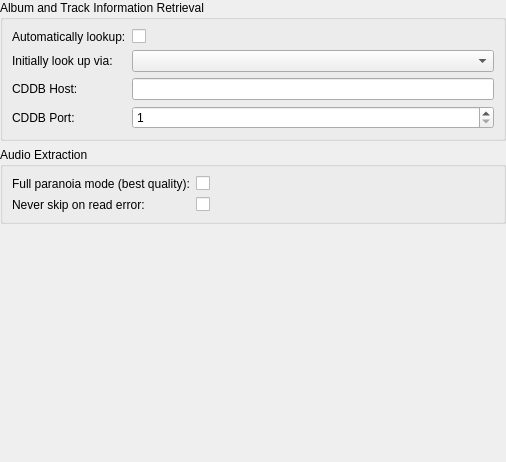
<?xml version="1.0" encoding="UTF-8"?>
<ui version="4.0">
 <class>AudioCdSettings</class>
 <widget class="QWidget" name="AudioCdSettings">
  <property name="geometry">
   <rect>
    <x>0</x>
    <y>0</y>
    <width>506</width>
    <height>462</height>
   </rect>
  </property>
  <layout class="QVBoxLayout" name="verticalLayout">
   <property name="margin">
    <number>0</number>
   </property>
   <item>
    <widget class="QGroupBox" name="groupBox">
     <property name="title">
      <string>Album and Track Information Retrieval</string>
     </property>
     <layout class="QFormLayout" name="formLayout">
      <item row="0" column="0">
       <widget class="BuddyLabel" name="label_3">
        <property name="text">
         <string>Automatically lookup:</string>
        </property>
        <property name="buddy">
         <cstring>cdAuto</cstring>
        </property>
       </widget>
      </item>
      <item row="0" column="1">
       <widget class="OnOffButton" name="cdAuto"/>
      </item>
      <item row="1" column="0">
       <widget class="BuddyLabel" name="cdLookupLabel">
        <property name="text">
         <string>Initially look up via:</string>
        </property>
        <property name="buddy">
         <cstring>cdAuto</cstring>
        </property>
       </widget>
      </item>
      <item row="1" column="1">
       <widget class="QComboBox" name="cdLookup"/>
      </item>
      <item row="2" column="0">
       <widget class="BuddyLabel" name="cddbHostLabel">
        <property name="text">
         <string>CDDB Host:</string>
        </property>
        <property name="buddy">
         <cstring>cddbHost</cstring>
        </property>
       </widget>
      </item>
      <item row="2" column="1">
       <widget class="LineEdit" name="cddbHost"/>
      </item>
      <item row="3" column="0">
       <widget class="BuddyLabel" name="cddbPortLabel">
        <property name="text">
         <string>CDDB Port:</string>
        </property>
        <property name="buddy">
         <cstring>cddbPort</cstring>
        </property>
       </widget>
      </item>
      <item row="3" column="1">
       <widget class="SpinBox" name="cddbPort">
        <property name="minimum">
         <number>1</number>
        </property>
        <property name="maximum">
         <number>65535</number>
        </property>
       </widget>
      </item>
     </layout>
    </widget>
   </item>
   <item>
    <widget class="QGroupBox" name="groupBox_2">
     <property name="title">
      <string>Audio Extraction</string>
     </property>
     <layout class="QFormLayout" name="formLayout_2">
      <item row="0" column="0">
       <widget class="BuddyLabel" name="label_4">
        <property name="text">
         <string>Full paranoia mode (best quality):</string>
        </property>
        <property name="buddy">
         <cstring>paranoiaFull</cstring>
        </property>
       </widget>
      </item>
      <item row="0" column="1">
       <widget class="OnOffButton" name="paranoiaFull"/>
      </item>
      <item row="1" column="0">
       <widget class="BuddyLabel" name="label_5">
        <property name="text">
         <string>Never skip on read error:</string>
        </property>
        <property name="buddy">
         <cstring>paranoiaNeverSkip</cstring>
        </property>
       </widget>
      </item>
      <item row="1" column="1">
       <widget class="OnOffButton" name="paranoiaNeverSkip"/>
      </item>
     </layout>
    </widget>
   </item>
   <item>
    <spacer name="verticalSpacer">
     <property name="orientation">
      <enum>Qt::Vertical</enum>
     </property>
     <property name="sizeHint" stdset="0">
      <size>
       <width>20</width>
       <height>3</height>
      </size>
     </property>
    </spacer>
   </item>
  </layout>
 </widget>
 <customwidgets>
  <customwidget>
   <class>BuddyLabel</class>
   <extends>QLabel</extends>
   <header>buddylabel.h</header>
  </customwidget>
  <customwidget>
   <class>LineEdit</class>
   <extends>QLineEdit</extends>
   <header>lineedit.h</header>
  </customwidget>
  <customwidget>
   <class>OnOffButton</class>
   <extends>QCheckBox</extends>
   <header>onoffbutton.h</header>
  </customwidget>
  <customwidget>
   <class>SpinBox</class>
   <extends>QSpinBox</extends>
   <header>spinbox.h</header>
  </customwidget>
 </customwidgets>
 <tabstops>
  <tabstop>cdAuto</tabstop>
  <tabstop>cddbHost</tabstop>
  <tabstop>cddbPort</tabstop>
  <tabstop>paranoiaFull</tabstop>
  <tabstop>paranoiaNeverSkip</tabstop>
 </tabstops>
 <resources/>
 <connections/>
</ui>
